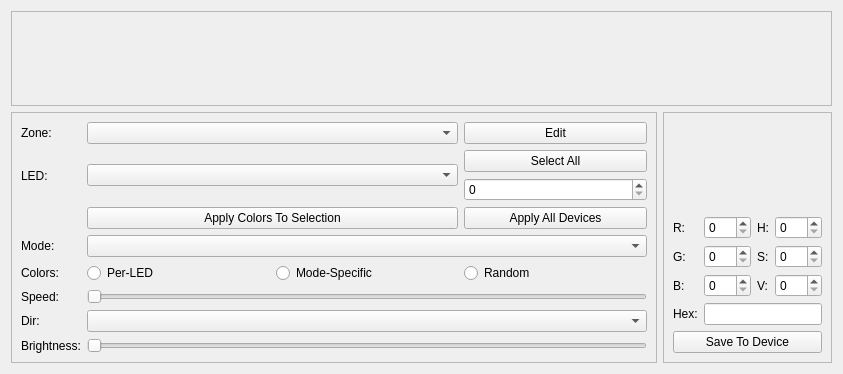
<?xml version="1.0" encoding="UTF-8"?>
<ui version="4.0">
 <class>OpenRGBDevicePage</class>
 <widget class="QFrame" name="OpenRGBDevicePage">
  <property name="geometry">
   <rect>
    <x>0</x>
    <y>0</y>
    <width>843</width>
    <height>374</height>
   </rect>
  </property>
  <property name="windowTitle">
   <string notr="true">Device Page</string>
  </property>
  <layout class="QGridLayout" name="OpenRGBDevicePageUiGridLayout" rowstretch="0,0" columnstretch="3,0">
   <item row="1" column="1">
    <widget class="QFrame" name="ColorFrame">
     <property name="sizePolicy">
      <sizepolicy hsizetype="Expanding" vsizetype="Expanding">
       <horstretch>0</horstretch>
       <verstretch>0</verstretch>
      </sizepolicy>
     </property>
     <property name="autoFillBackground">
      <bool>true</bool>
     </property>
     <property name="frameShape">
      <enum>QFrame::Shape::StyledPanel</enum>
     </property>
     <property name="frameShadow">
      <enum>QFrame::Shadow::Sunken</enum>
     </property>
     <layout class="QGridLayout" name="ColorGridLayout" rowstretch="10,0,0,0" columnstretch="0">
      <item row="2" column="0">
       <widget class="QFrame" name="ColorEntryFrame">
        <property name="frameShape">
         <enum>QFrame::Shape::NoFrame</enum>
        </property>
        <property name="frameShadow">
         <enum>QFrame::Shadow::Raised</enum>
        </property>
        <layout class="QGridLayout" name="ColorEntryGridLayout" columnstretch="0,1,0,1">
         <property name="leftMargin">
          <number>0</number>
         </property>
         <property name="topMargin">
          <number>0</number>
         </property>
         <property name="rightMargin">
          <number>0</number>
         </property>
         <property name="bottomMargin">
          <number>0</number>
         </property>
         <item row="0" column="0">
          <widget class="QLabel" name="RedLabel">
           <property name="text">
            <string>R:</string>
           </property>
          </widget>
         </item>
         <item row="0" column="1">
          <widget class="QSpinBox" name="RedSpinBox">
           <property name="maximum">
            <number>255</number>
           </property>
          </widget>
         </item>
         <item row="0" column="2">
          <widget class="QLabel" name="HueLabel">
           <property name="text">
            <string>H:</string>
           </property>
          </widget>
         </item>
         <item row="0" column="3">
          <widget class="QSpinBox" name="HueSpinBox">
           <property name="maximum">
            <number>359</number>
           </property>
          </widget>
         </item>
         <item row="1" column="0">
          <widget class="QLabel" name="GreenLabel">
           <property name="text">
            <string>G:</string>
           </property>
          </widget>
         </item>
         <item row="1" column="1">
          <widget class="QSpinBox" name="GreenSpinBox">
           <property name="maximum">
            <number>255</number>
           </property>
          </widget>
         </item>
         <item row="1" column="2">
          <widget class="QLabel" name="SatLabel">
           <property name="text">
            <string>S:</string>
           </property>
          </widget>
         </item>
         <item row="1" column="3">
          <widget class="QSpinBox" name="SatSpinBox">
           <property name="maximum">
            <number>255</number>
           </property>
          </widget>
         </item>
         <item row="2" column="0">
          <widget class="QLabel" name="BlueLabel">
           <property name="text">
            <string>B:</string>
           </property>
          </widget>
         </item>
         <item row="2" column="1">
          <widget class="QSpinBox" name="BlueSpinBox">
           <property name="maximum">
            <number>255</number>
           </property>
          </widget>
         </item>
         <item row="2" column="2">
          <widget class="QLabel" name="ValLabel">
           <property name="text">
            <string>V:</string>
           </property>
          </widget>
         </item>
         <item row="2" column="3">
          <widget class="QSpinBox" name="ValSpinBox">
           <property name="maximum">
            <number>255</number>
           </property>
          </widget>
         </item>
         <item row="3" column="0">
          <widget class="QLabel" name="HexLabel">
           <property name="text">
            <string>Hex:</string>
           </property>
          </widget>
         </item>
         <item row="3" column="1" colspan="3">
          <widget class="QLineEdit" name="HexLineEdit">
           <property name="maxLength">
            <number>8</number>
           </property>
          </widget>
         </item>
        </layout>
       </widget>
      </item>
      <item row="0" column="0">
       <widget class="ColorWheel" name="ColorWheelBox" native="true">
        <property name="sizePolicy">
         <sizepolicy hsizetype="Preferred" vsizetype="Preferred">
          <horstretch>0</horstretch>
          <verstretch>0</verstretch>
         </sizepolicy>
        </property>
       </widget>
      </item>
      <item row="1" column="0">
       <widget class="Swatches" name="SwatchBox" native="true">
        <property name="sizePolicy">
         <sizepolicy hsizetype="Preferred" vsizetype="Preferred">
          <horstretch>0</horstretch>
          <verstretch>0</verstretch>
         </sizepolicy>
        </property>
        <property name="styleSheet">
         <string notr="true"/>
        </property>
       </widget>
      </item>
      <item row="3" column="0">
       <widget class="QPushButton" name="DeviceSaveButton">
        <property name="text">
         <string>Save To Device</string>
        </property>
       </widget>
      </item>
     </layout>
    </widget>
   </item>
   <item row="1" column="0">
    <widget class="QFrame" name="ControlsFrame">
     <property name="sizePolicy">
      <sizepolicy hsizetype="Expanding" vsizetype="Expanding">
       <horstretch>0</horstretch>
       <verstretch>0</verstretch>
      </sizepolicy>
     </property>
     <property name="autoFillBackground">
      <bool>true</bool>
     </property>
     <property name="frameShape">
      <enum>QFrame::Shape::StyledPanel</enum>
     </property>
     <property name="frameShadow">
      <enum>QFrame::Shadow::Sunken</enum>
     </property>
     <layout class="QGridLayout" name="ControlsGridLayout" columnstretch="0,1,1,1">
      <item row="6" column="0">
       <widget class="QLabel" name="ColorLabel">
        <property name="text">
         <string>Colors:</string>
        </property>
       </widget>
      </item>
      <item row="6" column="2">
       <widget class="QRadioButton" name="ModeSpecificCheck">
        <property name="text">
         <string>Mode-Specific</string>
        </property>
       </widget>
      </item>
      <item row="7" column="1" colspan="3">
       <widget class="QTooltipedSlider" name="SpeedSlider">
        <property name="orientation">
         <enum>Qt::Orientation::Horizontal</enum>
        </property>
       </widget>
      </item>
      <item row="0" column="3">
       <widget class="QPushButton" name="EditButton">
        <property name="text">
         <string>Edit</string>
        </property>
       </widget>
      </item>
      <item row="9" column="1" colspan="3">
       <widget class="QTooltipedSlider" name="BrightnessSlider">
        <property name="orientation">
         <enum>Qt::Orientation::Horizontal</enum>
        </property>
       </widget>
      </item>
      <item row="8" column="0">
       <widget class="QLabel" name="DirectionLabel">
        <property name="text">
         <string>Dir:</string>
        </property>
       </widget>
      </item>
      <item row="4" column="1" colspan="2">
       <widget class="QPushButton" name="ApplyColorsButton">
        <property name="text">
         <string>Apply Colors To Selection</string>
        </property>
       </widget>
      </item>
      <item row="5" column="0">
       <widget class="QLabel" name="ModeLabel">
        <property name="text">
         <string>Mode:</string>
        </property>
       </widget>
      </item>
      <item row="9" column="0">
       <widget class="QLabel" name="BrightnessLabel">
        <property name="text">
         <string>Brightness:</string>
        </property>
       </widget>
      </item>
      <item row="1" column="0">
       <widget class="QLabel" name="LEDLabel">
        <property name="text">
         <string>LED:</string>
        </property>
       </widget>
      </item>
      <item row="0" column="0">
       <widget class="QLabel" name="ZoneLabel">
        <property name="text">
         <string>Zone:</string>
        </property>
       </widget>
      </item>
      <item row="7" column="0">
       <widget class="QLabel" name="SpeedLabel">
        <property name="text">
         <string>Speed:</string>
        </property>
       </widget>
      </item>
      <item row="6" column="3">
       <widget class="QRadioButton" name="RandomCheck">
        <property name="text">
         <string>Random</string>
        </property>
       </widget>
      </item>
      <item row="8" column="1" colspan="3">
       <widget class="QComboBox" name="DirectionBox"/>
      </item>
      <item row="4" column="3">
       <widget class="QPushButton" name="SetAllButton">
        <property name="toolTip">
         <string>&lt;html&gt;&lt;head/&gt;&lt;body&gt;&lt;p align=&quot;justify&quot;&gt;Sets all devices to&lt;br/&gt;&lt;b&gt;Static&lt;/b&gt; mode and&lt;br/&gt;applies the selected color.&lt;/p&gt;&lt;/body&gt;&lt;/html&gt;</string>
        </property>
        <property name="text">
         <string>Apply All Devices</string>
        </property>
       </widget>
      </item>
      <item row="1" column="1" colspan="2">
       <widget class="QComboBox" name="LEDBox"/>
      </item>
      <item row="5" column="1" colspan="3">
       <widget class="QComboBox" name="ModeBox"/>
      </item>
      <item row="0" column="1" colspan="2">
       <widget class="QComboBox" name="ZoneBox"/>
      </item>
      <item row="6" column="1">
       <widget class="QRadioButton" name="PerLEDCheck">
        <property name="text">
         <string>Per-LED</string>
        </property>
       </widget>
      </item>
      <item row="1" column="3">
       <layout class="QVBoxLayout" name="LEDsColorsLayout">
        <item>
         <widget class="QPushButton" name="SelectAllLEDsButton">
          <property name="text">
           <string>Select All</string>
          </property>
         </widget>
        </item>
        <item>
         <widget class="QSpinBox" name="SpinBoxModeColors"/>
        </item>
       </layout>
      </item>
     </layout>
    </widget>
   </item>
   <item row="0" column="0" colspan="2">
    <widget class="QScrollArea" name="DeviceViewBoxFrame">
     <property name="widgetResizable">
      <bool>true</bool>
     </property>
     <widget class="QWidget" name="DeviceViewBoxFrameContents">
      <property name="geometry">
       <rect>
        <x>0</x>
        <y>0</y>
        <width>823</width>
        <height>96</height>
       </rect>
      </property>
      <layout class="QVBoxLayout" name="verticalLayout">
       <item>
        <widget class="DeviceView" name="DeviceViewBox" native="true">
         <property name="sizePolicy">
          <sizepolicy hsizetype="Expanding" vsizetype="Expanding">
           <horstretch>0</horstretch>
           <verstretch>0</verstretch>
          </sizepolicy>
         </property>
         <property name="minimumSize">
          <size>
           <width>0</width>
           <height>0</height>
          </size>
         </property>
        </widget>
       </item>
      </layout>
     </widget>
    </widget>
   </item>
  </layout>
 </widget>
 <customwidgets>
  <customwidget>
   <class>ColorWheel</class>
   <extends>QWidget</extends>
   <header location="global">ColorWheel.h</header>
   <container>1</container>
   <slots>
    <signal>colorChanged(QColor)</signal>
   </slots>
  </customwidget>
  <customwidget>
   <class>DeviceView</class>
   <extends>QWidget</extends>
   <header location="global">DeviceView.h</header>
   <container>1</container>
  </customwidget>
  <customwidget>
   <class>Swatches</class>
   <extends>QWidget</extends>
   <header location="global">swatches.h</header>
   <container>1</container>
   <slots>
    <signal>swatchChanged(QColor)</signal>
    <slot>currentColorInput(QColor)</slot>
   </slots>
  </customwidget>
  <customwidget>
   <class>QTooltipedSlider</class>
   <extends>QSlider</extends>
   <header location="global">QTooltipedSlider.h</header>
  </customwidget>
 </customwidgets>
 <tabstops>
  <tabstop>ZoneBox</tabstop>
  <tabstop>EditButton</tabstop>
  <tabstop>LEDBox</tabstop>
  <tabstop>ApplyColorsButton</tabstop>
  <tabstop>SetAllButton</tabstop>
  <tabstop>ModeBox</tabstop>
  <tabstop>PerLEDCheck</tabstop>
  <tabstop>ModeSpecificCheck</tabstop>
  <tabstop>RandomCheck</tabstop>
  <tabstop>SpeedSlider</tabstop>
  <tabstop>DirectionBox</tabstop>
  <tabstop>BrightnessSlider</tabstop>
  <tabstop>RedSpinBox</tabstop>
  <tabstop>GreenSpinBox</tabstop>
  <tabstop>BlueSpinBox</tabstop>
  <tabstop>HueSpinBox</tabstop>
  <tabstop>SatSpinBox</tabstop>
  <tabstop>ValSpinBox</tabstop>
  <tabstop>DeviceSaveButton</tabstop>
 </tabstops>
 <resources/>
 <connections/>
</ui>
